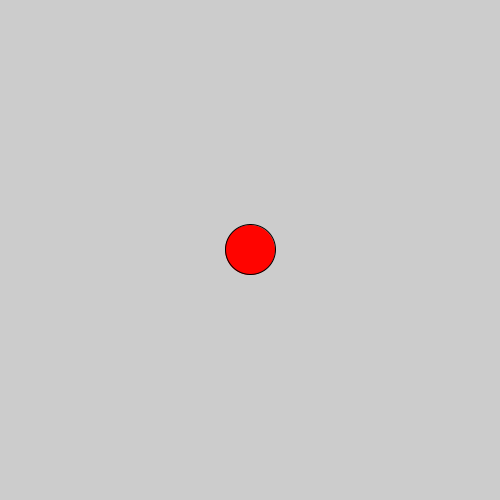
Frame 1 (no input)
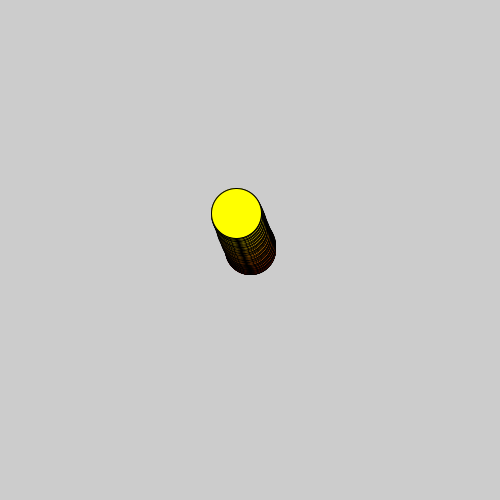
Frame 60 (the mouse pressed at the canvas centre just before this capture)
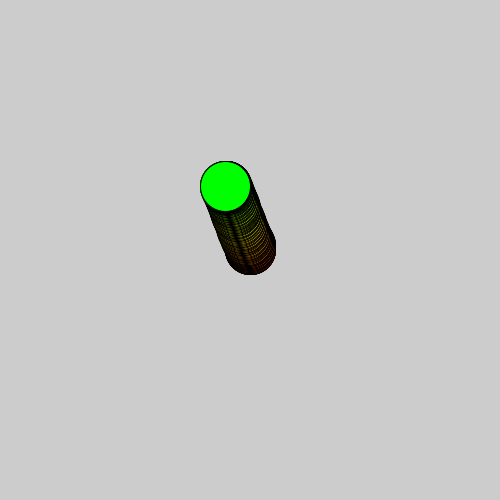
Frame 120 (the mouse held since frame 60 and released just before this capture)

The Processing sketch that drew these frames (run headless with seeded random() and noise(); from frame 60 on, the mouse is pressed at the canvas centre):

// Processing sketch: Wanderer
// ── Wanderer.pde
float x; 
float y; 
float velx; 
float vely;
float accelx;
float accely;
float acel;
int sz = 50;

void setup() {
  colorMode(HSB, 360, 100, 100, 100);
  size(500, 500);
  x=width/2;
  y=height/2;
  sz=50;
  velx=0;
  vely=0;
  accelx=random (-.1, .1);
  accely=random (-.1, .1);
}
void draw() {
  accelx=random (-.1, .1);
  accely= random (-.1, .1);

  fill(frameCount%360, 100, 100);
  velx = constrain(velx, -5, 5);
  vely = constrain(vely, -5, 5);


  velx+=accelx;
  vely+=accely;
  x+=velx;
  y+=vely;
  ellipse (x, y, sz, sz);

  if (y-sz/2>height) {
    y=-sz/2;
  }
  if (y+sz/2<0) {
    y=height+sz/2;
  }
  if (x+sz/2<0) {
    x=width+sz/2;
  }
  if (x-sz/2>width) {
    x=-sz/2;
  }
}
